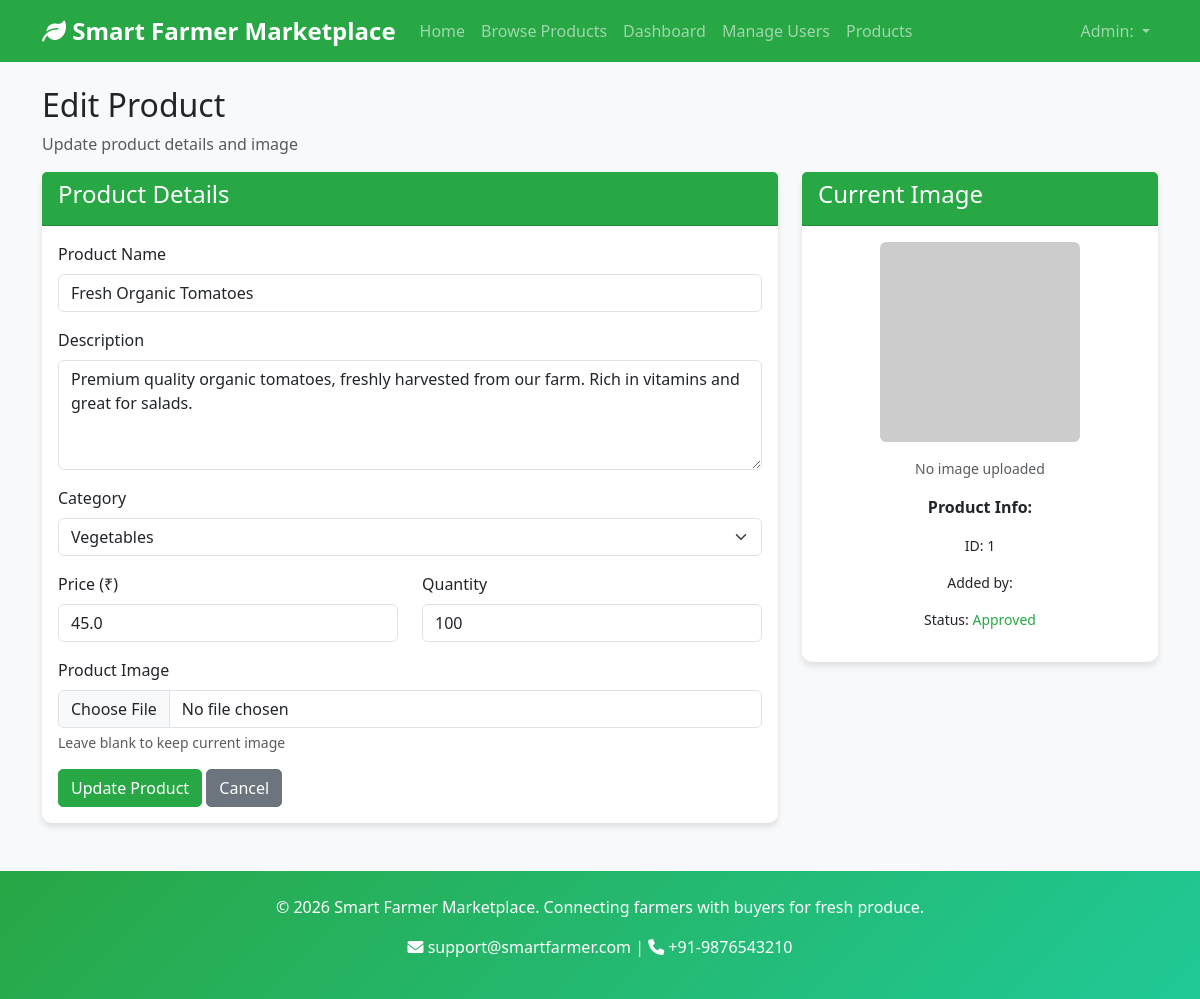
/admin/edit-product/1 (signed in), run on the app's committed database.
### models/user.py (models this page shows, shortened)
class User(db.Model):
    __tablename__ = 'users'
    id = db.Column(db.Integer, primary_key=True)
    name = db.Column(db.String(100), nullable=False)
    email = db.Column(db.String(100), unique=True, nullable=False)
    password_hash = db.Column(db.String(200), nullable=False)
    role = db.Column(db.String(20), nullable=False)  # 'farmer', 'buyer', or 'admin'
    created_at = db.Column(db.DateTime, default=datetime.utcnow)

### models/product.py (models this page shows, shortened)
class Product(db.Model):
    __tablename__ = 'products'
    id = db.Column(db.Integer, primary_key=True)
    farmer_id = db.Column(db.Integer, db.ForeignKey('farmers.id'), nullable=False)
    name = db.Column(db.String(100), nullable=False)
    description = db.Column(db.Text)
    category = db.Column(db.String(50), nullable=False)
    price = db.Column(db.Float, nullable=False)
    quantity = db.Column(db.Integer, nullable=False)
    image_path = db.Column(db.String(200))
    status = db.Column(db.String(20), default='pending')  # pending, approved, rejected, active, inactive
    created_at = db.Column(db.DateTime, default=datetime.utcnow)
    updated_at = db.Column(db.DateTime, default=datetime.utcnow, onupdate=datetime.utcnow)
    order_items = db.relationship('OrderItem', lazy=True)
    feedbacks = db.relationship('Feedback', back_populates='product', lazy=True)
    promotions = db.relationship('Promotion', back_populates='product', lazy=True)
    farmer = db.relationship('Farmer', back_populates='products', lazy=True)

### app.py (the view, shortened to what this page needs)
@app.route('/admin/edit-product/<int:product_id>', methods=['GET', 'POST'])
@login_required
@role_required(['admin'])
def admin_edit_product(product_id):
    product = Product.query.get_or_404(product_id)
    return render_template('admin/edit_product.html', product=product)

### app.py (called while the page is built)
def login_required(f):
    @wraps(f)
    def decorated_function(*args, **kwargs):
        if 'user_id' not in session:
            return redirect(url_for('login'))
        return f(*args, **kwargs)
    return decorated_function

def role_required(allowed_roles):
    def decorator(f):
        @wraps(f)
        def decorated_function(*args, **kwargs):
            if 'user_id' not in session:
                return redirect(url_for('login'))
            user = User.query.get(session['user_id'])
            if not user or user.role not in allowed_roles:
                flash('Access denied. Insufficient permissions.', 'error')
                return redirect(url_for('index'))
            return f(*args, **kwargs)
        return decorated_function
    return decorator

### templates/admin/edit_product.html (shortened to what this page needs)
{% extends "base.html" %}
{% block content %}
<div class="row">
    <div class="col-12">
        <h2>Edit Product</h2>
        <p class="text-muted">Update product details and image</p>
    </div>
</div>
<div class="row">
    <div class="col-md-8">
        <div class="card">
            <div class="card-header bg-success text-white">
                <h4>Product Details</h4>
            </div>
            <div class="card-body">
                <form method="POST" enctype="multipart/form-data">
                    <div class="mb-3">
                        <label for="name" class="form-label">Product Name</label>
                        <input type="text" class="form-control" id="name" name="name" value="{{ product.name }}" required>
                    </div>
                    <div class="mb-3">
                        <label for="description" class="form-label">Description</label>
                        <textarea class="form-control" id="description" name="description" rows="4" required>{{ product.description }}</textarea>
                    </div>
                    <div class="mb-3">
                        <label for="category" class="form-label">Category</label>
                        <select class="form-select" id="category" name="category" required>
                            <option value="Vegetables" {% if product.category == 'Vegetables' %}selected{% endif %}>Vegetables</option>
                        </select>
                    </div>
                    <div class="row">
                        <div class="col-md-6">
                            <div class="mb-3">
                                <label for="price" class="form-label">Price (₹)</label>
                                <input type="number" step="0.01" class="form-control" id="price" name="price" value="{{ product.price }}" min="0" required>
                            </div>
                        </div>
                        <div class="col-md-6">
                            <div class="mb-3">
                                <label for="quantity" class="form-label">Quantity</label>
                                <input type="number" class="form-control" id="quantity" name="quantity" value="{{ product.quantity }}" min="0" required>
                            </div>
                        </div>
                    </div>
                    <div class="mb-3">
                        <label for="image" class="form-label">Product Image</label>
                        <input type="file" class="form-control" id="image" name="image" accept="image/*">
                        <div class="form-text">Leave blank to keep current image</div>
                    </div>
                    <button type="submit" class="btn btn-success">Update Product</button>
                    <a href="{{ url_for('admin_manage_products') }}" class="btn btn-secondary">Cancel</a>
                </form>
            </div>
        </div>
    </div>
    <div class="col-md-4">
        <div class="card">
            <div class="card-header bg-success text-white">
                <h4>Current Image</h4>
            </div>
            <div class="card-body text-center">
                {% if product.image_path %}
                    <img src="{{ url_for('static', filename='images/uploads/' + product.image_path) }}"
                         onerror="this.onerror=null;this.src='https://via.placeholder.com/200x200/8FBC8F/FFFFFF?text={{ product.name[:10]|urlencode }}';"
                         class="img-fluid rounded mb-3" alt="{{ product.name }}">
                    <p class="text-muted small">{{ product.image_path }}</p>
                {% else %}
                    <img src="https://via.placeholder.com/200x200/8FBC8F/FFFFFF?text={{ product.name[:10]|urlencode }}"
                         class="img-fluid rounded mb-3" alt="{{ product.name }}">
                    <p class="text-muted small">No image uploaded</p>
                {% endif %}
                <div class="mt-3">
                    <p><strong>Product Info:</strong></p>
                    <p class="small">ID: {{ product.id }}</p>
                    <p class="small">Added by: {{ product.farmer.user.first_name }} {{ product.farmer.user.last_name }}</p>
                    <p class="small">Status: <span class="{% if product.status == 'approved' %}text-success
                                {% elif product.status == 'pending' %}text-warning
                                {% elif product.status == 'rejected' %}text-danger
                                {% else %}text-secondary{% endif %}">{{ product.status|title }}</span></p>
                </div>
            </div>
        </div>
    </div>
</div>
{% endblock %}

### templates/base.html (shortened to what this page needs)
<!DOCTYPE html>
<html lang="en">
<head>
    <link href="https://cdn.jsdelivr.net/npm/bootstrap@5.3.0-alpha1/dist/css/bootstrap.min.css" rel="stylesheet">
    <link rel="stylesheet" href="https://cdnjs.cloudflare.com/ajax/libs/font-awesome/6.0.0/css/all.min.css">
    <link rel="stylesheet" href="{{ url_for('static', filename='css/style.css') }}">
</head>
<body>
    <nav class="navbar navbar-expand-lg navbar-dark bg-success">
        <div class="container">
            <a class="navbar-brand" href="{{ url_for('index') }}">
                <i class="fas fa-leaf"></i> Smart Farmer Marketplace
            </a>
            <div class="collapse navbar-collapse" id="navbarNav">
                <ul class="navbar-nav me-auto">
                    <li class="nav-item">
                        <a class="nav-link" href="{{ url_for('index') }}">Home</a>
                    </li>
                    <li class="nav-item">
                        <a class="nav-link" href="{{ url_for('browse_products') }}">Browse Products</a>
                    </li>
                    {% if session.role %}
                        {% if session.role == 'farmer' %}
                            <li class="nav-item">
                                <a class="nav-link" href="{{ url_for('farmer_dashboard') }}">My Products</a>
                            </li>
                            <li class="nav-item">
                                <a class="nav-link" href="{{ url_for('farmer_analytics') }}">Analytics</a>
                            </li>
                        {% elif session.role == 'admin' %}
                            <li class="nav-item">
                                <a class="nav-link" href="{{ url_for('admin_dashboard') }}">Dashboard</a>
                            </li>
                            <li class="nav-item">
                                <a class="nav-link" href="{{ url_for('manage_users') }}">Manage Users</a>
                            </li>
                            <li class="nav-item">
                                <a class="nav-link" href="{{ url_for('admin_products') }}">Products</a>
                            </li>
                        {% endif %}
                    {% endif %}
                </ul>
                <ul class="navbar-nav">
                    {% if session.user_id %}
                        <li class="nav-item dropdown">
                            <a class="nav-link dropdown-toggle" href="#" id="navbarDropdown" role="button" data-bs-toggle="dropdown">
                                {{ session.role|title }}: {{ session.name }}
                            </a>
                        </li>
                    {% endif %}
                </ul>
            </div>
        </div>
    </nav>
    <main class="container my-4">
        {% block content %}{% endblock %}
    </main>
    <footer class="bg-success text-white text-center py-4 mt-5">
        <div class="container">
            <p>&copy; 2026 Smart Farmer Marketplace. Connecting farmers with buyers for fresh produce.</p>
            <p><i class="fas fa-envelope"></i> support@smartfarmer.com | <i class="fas fa-phone"></i> +91-9876543210</p>
        </div>
    </footer>
</body>
</html>

### static/css/style.css (style rules this page uses)
body { font-family: 'Segoe UI', Tahoma, Geneva, Verdana, sans-serif; background-color: #f8f9fa; }
.navbar-brand { font-weight: bold; font-size: 1.5rem; }
footer { margin-top: auto; }
.btn { border-radius: 5px; font-weight: 500; transition: all 0.3s ease; }
.card { border: none; border-radius: 10px; box-shadow: 0 4px 6px rgba(0,0,0,0.1); transition: all 0.3s ease; }
.bg-success { background-color: #28a745 !important; }
.text-success { color: #28a745 !important; }
.btn-success { background-color: #28a745; border-color: #28a745; }
footer { background: linear-gradient(135deg, #28a745 0%, #20c997 100%) !important; margin-top: 40px; }

### data on the page
User: role "Admin"
Product: name "Fresh Organic Tomatoes", description "Premium quality organic tomatoes, freshly harvested from our farm. Rich in vitamins and great for salads.", category "Vegetables", price "45.0", quantity "100", id "1", status "Approved"
